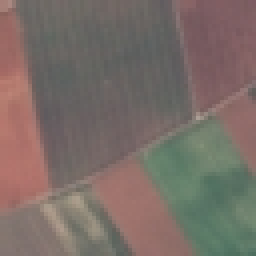
#> input picture samples/AnnualCrop_1.jpg, 64 x 64 px (shown 4 times larger)
$ python make_drift.py samples samples
#> lines starting #> are read from the running program, lines starting #| are printed output that depends on the picture
"""Creates a drifted copy of a folder of images, to test drift monitoring.

Example:
    python make_drift.py monitoring_data/current monitoring_data/drifted

Every image is made darker and slightly blurred, as if the satellite
images now came from a different sensor, season or time of day. File
names are kept, so the true labels still match.
"""
import argparse
from pathlib import Path

from PIL import Image, ImageEnhance, ImageFilter


def main():
    parser = argparse.ArgumentParser()
    parser.add_argument("source", help="Folder with the original images")
    parser.add_argument("target", help="Folder to write the drifted images to")
    parser.add_argument("--brightness", type=float, default=0.6, help="1.0 = unchanged, lower = darker")
    parser.add_argument("--blur", type=float, default=1.0, help="Gaussian blur radius in pixels, 0 = none")
    args = parser.parse_args()

    target = Path(args.target)
    target.mkdir(parents=True, exist_ok=True)
    count = 0
    for path in sorted(Path(args.source).glob("*.jpg")):
        image = Image.open(path).convert("RGB")
#> image is the input picture: PIL image 64x64 RGB; mean R, G, B 121.8, 109.1, 103
        image = ImageEnhance.Brightness(image).enhance(args.brightness)
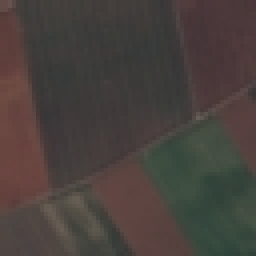
#> image: PIL image 64x64 RGB (shown 4 times larger); mean R, G, B 72.7, 65, 61.4
        if args.blur > 0:
            image = image.filter(ImageFilter.GaussianBlur(args.blur))
        image.save(target / path.name, quality=95)
        count += 1
#> pass 2 of the loop in main, `for path in sorted(Path(args.source).glob("*.jpg")):`:
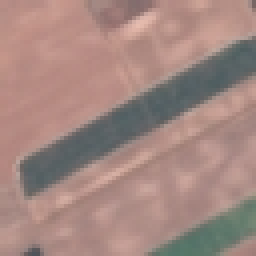
#> input picture samples/AnnualCrop_2.jpg, 64 x 64 px (shown 4 times larger)
#> in main, image is the input picture: PIL image 64x64 RGB; mean R, G, B 163.1, 135.4, 128.8
#> in main, `image = ImageEnhance.Brightness(image).enhance(args.brightness)`:
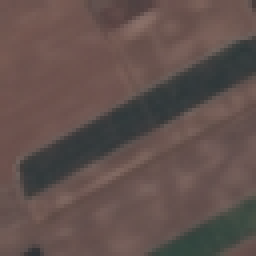
#> image: PIL image 64x64 RGB (shown 4 times larger); mean R, G, B 97.4, 80.8, 76.9
    print(f"Wrote {count} drifted images to {target} (brightness x{args.brightness}, blur radius {args.blur})")


if __name__ == "__main__":
    main()
